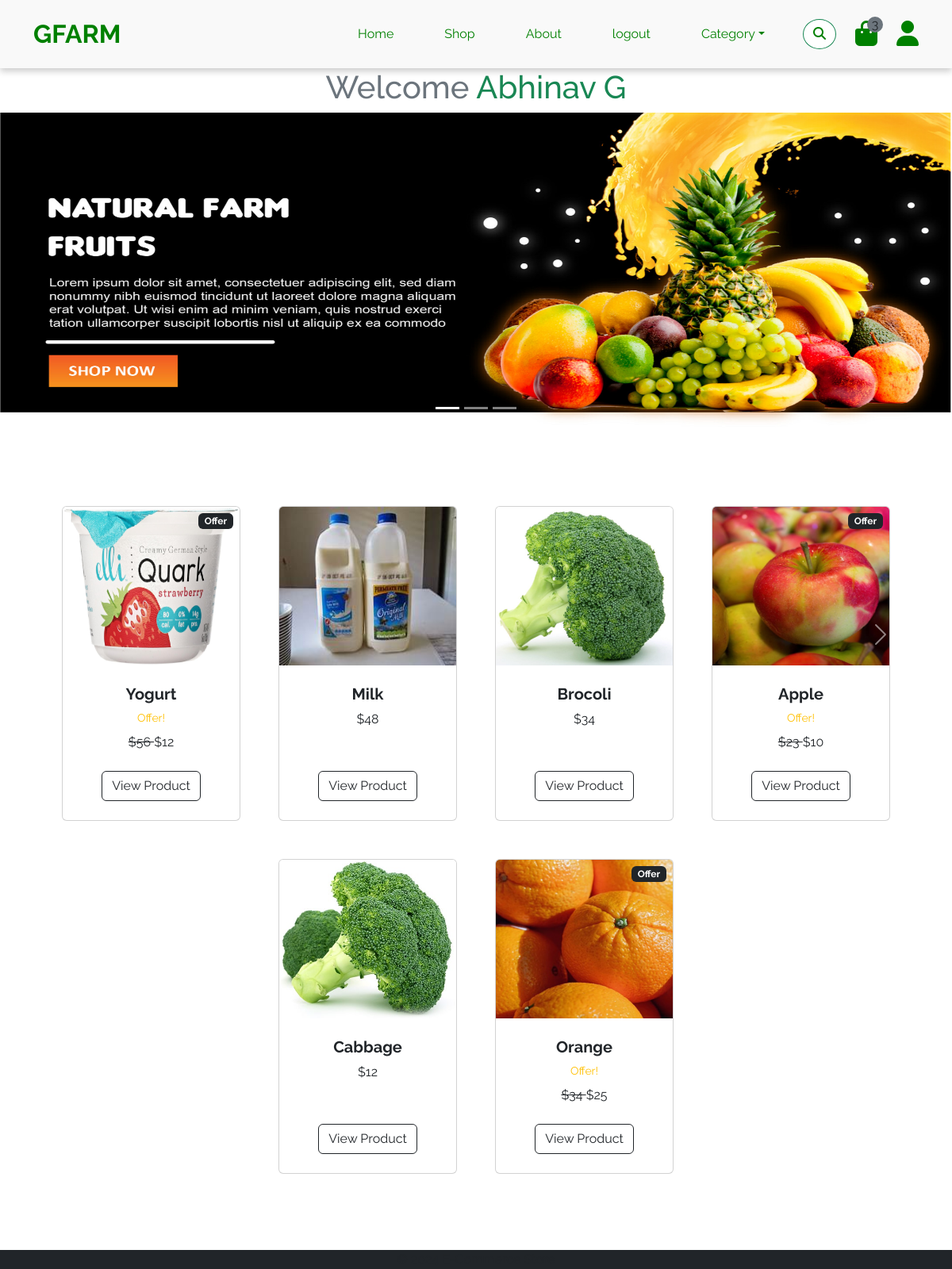
The page /user/ (signed in) on the database its author committed.
### account/models.py (models this page shows, shortened)
class Products(models.Model):
    title = models.CharField(max_length=50)
    description = models.CharField(max_length=50)
    price = models.IntegerField()
    image = models.ImageField(upload_to='product_images')
    options=(
        ('Vegetables','Vegetables'),
        ('Fruits','Fruits'),
        ('Diary','Diary'),
        ('Spices','Spices'),
    )
    category = models.CharField(max_length=100,choices = options)
    stock = models.IntegerField()
    is_offer = models.BooleanField(default=False,null=True)
    offer_price = models.IntegerField(null=True)

### user/views.py (the view)
# urls.py: path('', views.UserHome.as_view(),name='userhome'),
class UserHome(View):
    def get(self,request):
        random_obj = Products.objects.all().order_by('?')[:6]
        return render(request,'userhome.html',{'products':random_obj})

### user/templates/userhome.html (shortened to what this page needs)
{% extends "landing.html" %}
{% load static %}
{% block main %}
   <div>
    {% if user.is_authenticated %}
    <h1 class="text-secondary mx-2 text-center">Welcome <span class="text-success">{{request.user.first_name}} {{request.user.last_name}}</span></h1>
    {% else %}
    <h1 class="text-secondary mx-2 text-center fw-bold">Join now</h1>
    {% endif %}
    <div id="carouselId" class="carousel
         slide"
         data-bs-ride="carousel">
        <div class="carousel-indicators">
            <button type="button" data-bs-target="#carouselId" data-bs-slide-to="0" class="active" aria-current="true" aria-label="Slide 1"></button>
            <button type="button" data-bs-target="#carouselId" data-bs-slide-to="1" aria-label="Slide 2"></button>
            <button type="button" data-bs-target="#carouselId" data-bs-slide-to="2" aria-label="Slide 3"></button>
          </div>
        <div class="carousel-inner" role='listbox'>
                <div class="carousel-item active">
                    <img src={% static 'img/banner1.jpg' %}
                    height="400px" width="400px"
                    alt="Vegetable" class="d-block w-100">
                </div>
            </div>
        </div>
        <button class="carousel-control-prev" type="button" data-bs-target="#carouselId" data-bs-slide="prev">
            <span class="carousel-control-prev-icon" aria-hidden="true"></span>
        </button>
        <button class="carousel-control-next" type="button" data-bs-target="#carouselId" data-bs-slide="next">
            <span class="carousel-control-next-icon" aria-hidden="true"></span>
        </button>
    </div>
        <section class="py-5">
            <div class="container px-4 px-lg-5 mt-5">
                <div class="row gx-4 gx-lg-5 row-cols-2 row-cols-md-3 row-cols-xl-4 justify-content-center">
                {% for product in products %}
                    {% if product.is_offer %}
                    <div class="col mb-5">
                        <div class="card h-100">
                            <div class="badge bg-dark text-white position-absolute" style="top: 0.5rem; right: 0.5rem">Offer</div>
                            <img class="card-img-top" src="{{ product.image.url }}" alt="..." height="200px"/>
                            <div class="card-body p-4">
                                <div class="text-center">
                                    <h5 class="fw-bolder">{{ product.title }}</h5>
                            <div class="d-flex justify-content-center small text-warning mb-2">
                            Offer!
                            </div>
                                    <strike>
                                    ${{ product.price }}
                                    </strike>
                                    ${{ product.offer_price }}
                                </div>
                            </div>
                            <div class="card-footer p-4 pt-0 border-top-0 bg-transparent">
                            <div class="text-center">
                                <a class="btn btn-outline-dark mt-auto" href="">View Product</a>
                            </div>
                            </div>
                        </div>
                    </div>
                    {% else %}
                <div class="col mb-5">
                        <div class="card h-100">
                            <img class="card-img-top" src="{{ product.image.url }}" alt="..." height="200px" />
                            <div class="card-body p-4">
                                <div class="text-center">
                                    <h5 class="fw-bolder">{{ product.title }}</h5>
                                    ${{ product.price }}
                                </div>
                            </div>
                            <div class="card-footer p-4 pt-0 border-top-0 bg-transparent">
    <div class="text-center"><a class="btn btn-outline-dark mt-auto" href="">View Product</a></div>
                            </div>
                        </div>
                    </div>
                        {% endif %}
                    {% endfor %}
            </div>
        </section>
{% endblock main %}

### static/css/style.css (style rules this page uses)
* { font-family: 'Raleway',sans-serif; }

### rows shown on the page
Products: image (picture), title "Yogurt", price "56", offer_price "12"
Products: image (picture), title "Milk", price "48"
Products: image (picture), title "Brocoli", price "34"
Products: image (picture), title "Apple", price "23", offer_price "10"
Products: image (picture), title "Cabbage", price "12"
Products: image (picture), title "Orange", price "34", offer_price "25"

### other values the page prints
{{ request.user.first_name }} "Abhinav"
{{ request.user.last_name }} "G"
